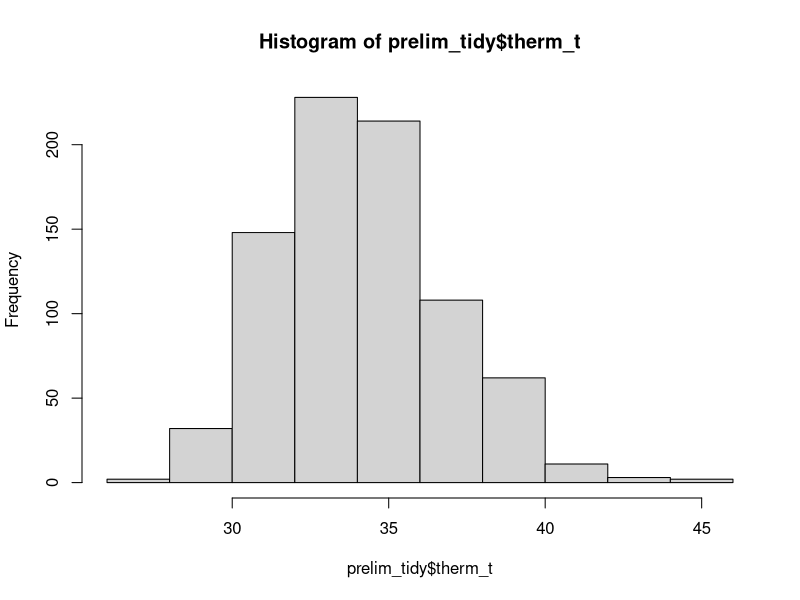
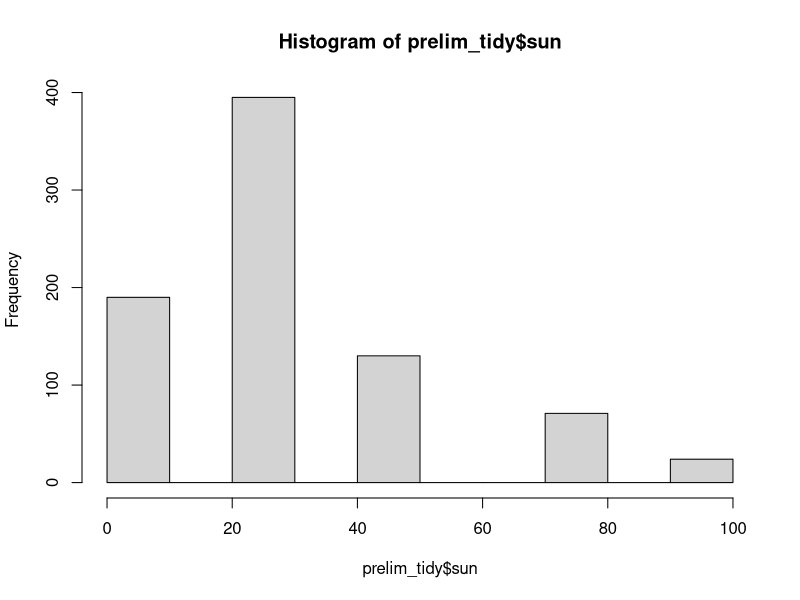
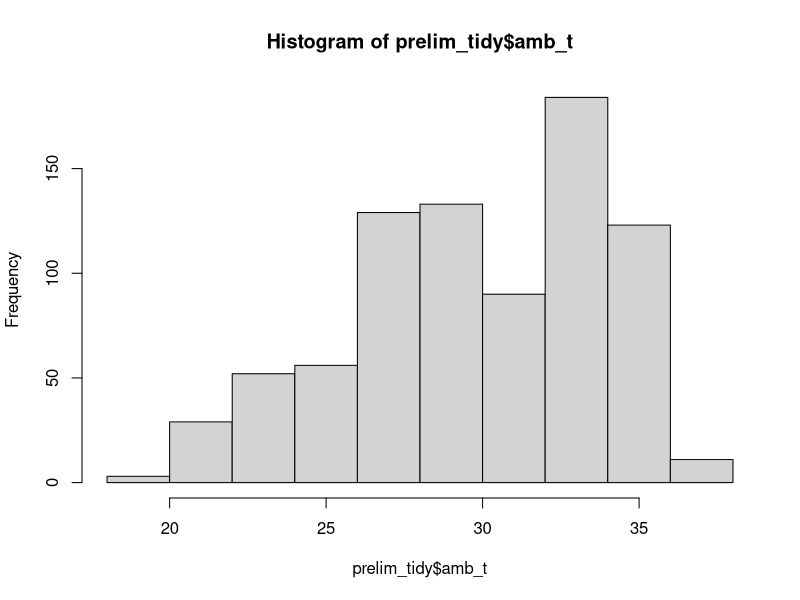
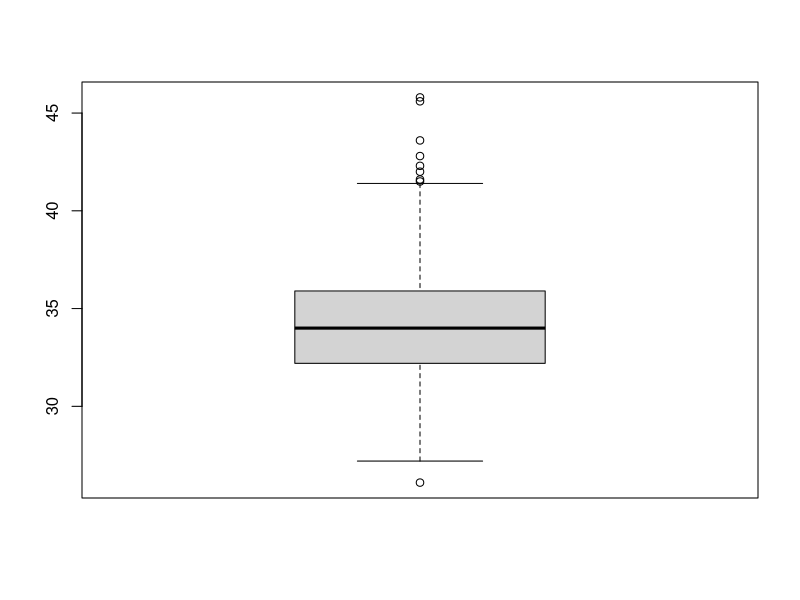
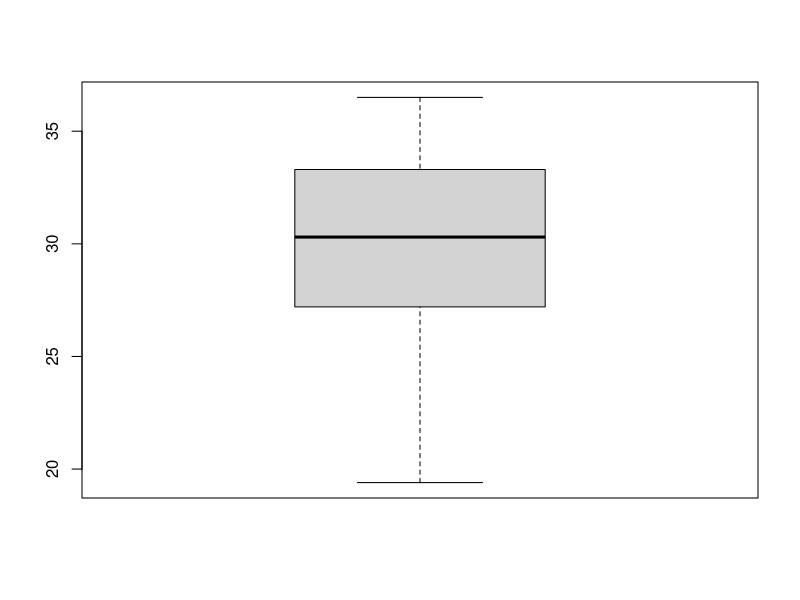
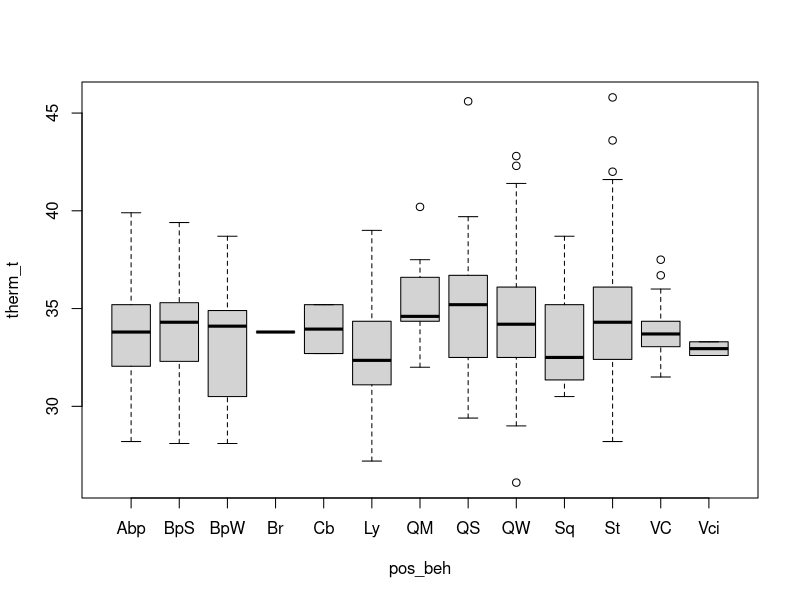
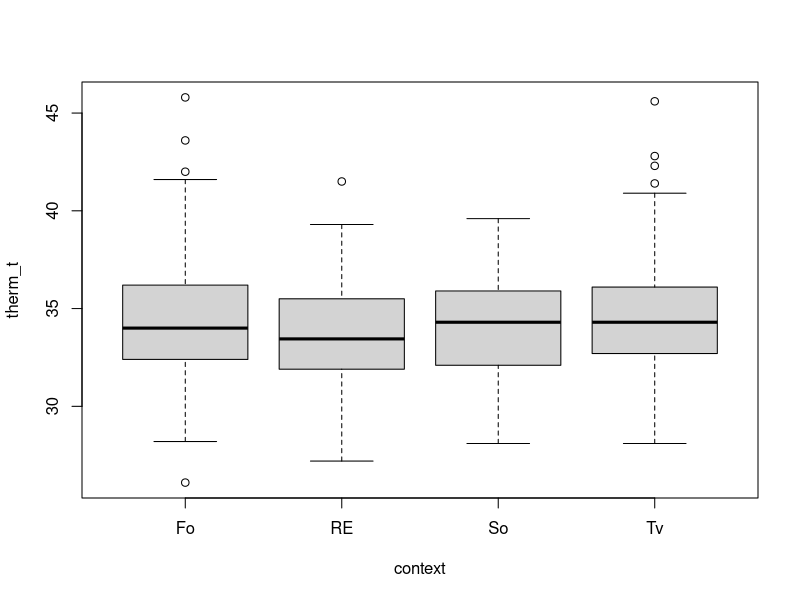
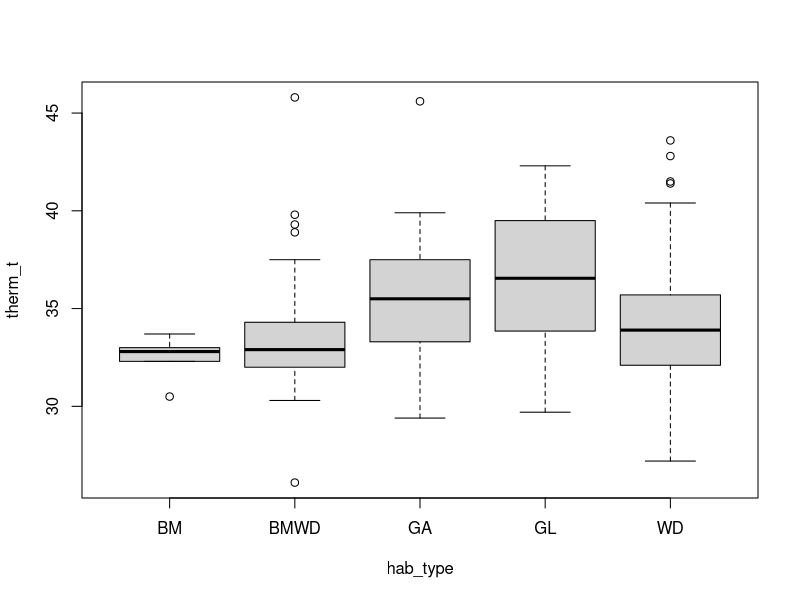

These charts were generated, in order, by the following R code:
# load libraries
library(tidyverse)
library(readr)
library(lubridate)
library(magrittr)
library(ggplot2)

#read in data
prelim_tidy1 <- read_csv("_data/_tidy/prelim_data_tidycols.csv")
View(prelim_tidy1)

bipedal_data <- read_csv("_summary/bipedal_table.csv")
View(bipedal_data)

str(prelim_tidy1)
str(bipedal_data)

##omit any missing values
summary(is.na(prelim_tidy1))

prelim_tidy<-na.omit(prelim_tidy1)
View(prelim_tidy)

##
prelim_tidy$time_od <- factor(prelim_tidy$time_od, levels = c("e_morning", "l_morning", "e_afternoon", "l_afternoon", "evening"))


## Change to factor and numeric
factor_cols <- c("pos_beh","context", "substrate", "hab_type", "individual")
numeric_cols <- c("sun", "therm_t", "t_lo", "t_hi", "amb_t")

prelim_tidy[factor_cols] <- lapply(prelim_tidy[factor_cols], as.factor)
bipedal_data[factor_cols] <- lapply(bipedal_data[factor_cols], as.factor)

prelim_tidy[numeric_cols] <- lapply(prelim_tidy[numeric_cols], as.numeric)
bipedal_data[numeric_cols] <- lapply(bipedal_data[numeric_cols], as.numeric)

#Summary data
summary(prelim_tidy)
summary(bipedal_data)

#explore using tables
### prelim_tidy
with(prelim_tidy, table(pos_beh, context)) ##certain positions correlated with certain contexts
with(prelim_tidy, table(pos_beh, hab_type)) ##not enough overlap
with(prelim_tidy, table(pos_beh, substrate))

with(prelim_tidy, ftable(pos_beh, context, hab_type))
with(prelim_tidy, ftable(pos_beh, context, substrate))

with(prelim_tidy, table(individual, pos_beh))
with(prelim_tidy, ftable(individual, context, pos_beh))

### bipedal_data
with(bipedal_data, table(pos_beh, context))
with(bipedal_data, table(pos_beh, hab_type))
with(bipedal_data, table(pos_beh, substrate))

with(bipedal_data, ftable(pos_beh, context, hab_type))
with(bipedal_data, ftable(pos_beh, context, substrate))

with(bipedal_data, table(individual, pos_beh))
with(bipedal_data, ftable(individual, pos_beh, context))

################################################################################
# Graphics
##histogram
hist(prelim_tidy$therm_t)
hist(prelim_tidy$sun)
hist(prelim_tidy$amb_t)

##boxplot
boxplot(prelim_tidy$therm_t)
boxplot(prelim_tidy$amb_t)
boxplot(therm_t ~ pos_beh, data=prelim_tidy)
boxplot(therm_t ~ context, data=prelim_tidy)
boxplot(therm_t ~ hab_type, data=prelim_tidy)
boxplot(therm_t ~ substrate, data=prelim_tidy)
boxplot(therm_t ~ time_od, data = prelim_tidy)
boxplot(therm_t ~ individual, data = prelim_tidy)

#plotting pred against each other
boxplot(sun ~ hab_type, data = prelim_tidy) #correlation between the two
boxplot(sun ~ time_od, data = prelim_tidy)
boxplot(sun ~ pos_beh, data = prelim_tidy)
boxplot(sun ~ context, data = prelim_tidy) #QW???
boxplot(sun ~ individual, data = prelim_tidy)
boxplot(amb_t ~ time_od, data = prelim_tidy)
boxplot(amb_t ~ pos_beh, data = prelim_tidy)


#coplot
#effect of positional behavior on body temp given context
coplot(therm_t ~ pos_beh | context, data=prelim_tidy)
coplot(therm_t ~ pos_beh | hab_type, data=prelim_tidy)
coplot(therm_t ~ pos_beh | amb_t, data=prelim_tidy)

## plot
plot(prelim_tidy$sun, prelim_tidy$therm_t)
plot(prelim_tidy$time, prelim_tidy$therm_t)
plot(prelim_tidy$date, prelim_tidy$therm_t)
plot(prelim_tidy$amb_t, prelim_tidy$therm_t) #trend, lower amb_t associated with lower therm_t & vice versa


################################################################
## ggplot
## prelim_tidy
ggplot(prelim_tidy, aes(therm_t)) + 
  geom_histogram()

ggplot(prelim_tidy, aes(sun)) + 
  geom_histogram()

ggplot(prelim_tidy, aes(pos_beh, therm_t, color=context)) + 
  geom_boxplot()

## bipedal data
ggplot(bipedal_data, aes(pos_beh, therm_t, color=individual)) + 
  geom_boxplot()

ggplot(bipedal_data, aes(pos_beh, therm_t, color=context)) + 
  geom_boxplot()

ggplot(bipedal_data, aes(context, therm_t, color=pos_beh)) + 
  geom_boxplot()

ggplot(bipedal_data, aes(sun)) + 
  geom_histogram()

